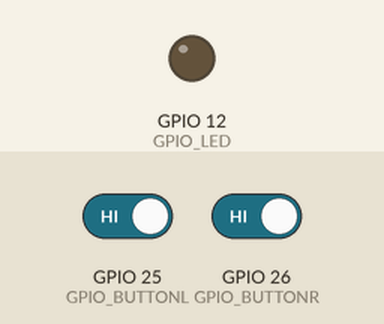
This sketch was run on a simulated ESP32. Shown: output pins drawn as LEDs (lit = HIGH). Inputs (shaded band) come from the test bench; at power-on: GPIO 25 (GPIO_BUTTONL) HIGH, GPIO 26 (GPIO_BUTTONR) HIGH.

Above: at 3.2 s.
3.3 s: GPIO 25 (GPIO_BUTTONL) driven LOW and GPIO 26 (GPIO_BUTTONR) driven LOW
At 3.9 s:
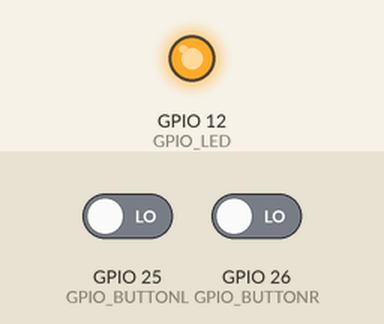
4.8 s: GPIO 25 (GPIO_BUTTONL) driven HIGH
At 6.0 s:
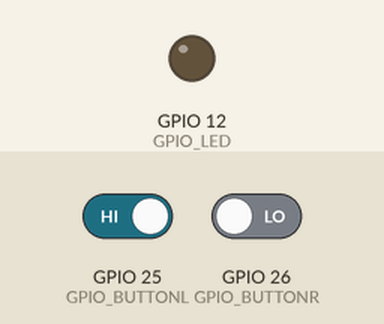
6.3 s: GPIO 25 (GPIO_BUTTONL) driven LOW
At 7.3 s:
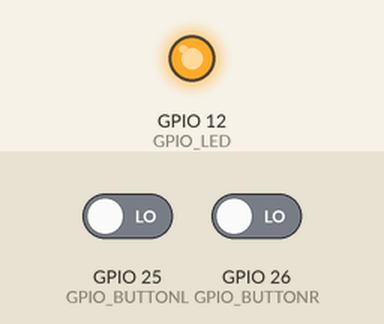
Timing chart, 0 to 9.3 s (numbered marks = the images above; inputs shaded):
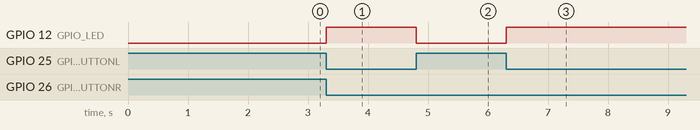

Measured:
- after the input at 3.3 s, GPIO 12 (GPIO_LED): LOW → HIGH at once
- after the input at 4.8 s, GPIO 12 (GPIO_LED): HIGH → LOW at once
- after the input at 6.3 s, GPIO 12 (GPIO_LED): LOW → HIGH at once

The sketch:

press.ino
```cpp
// (licence header left out)
// LED is active high
#define GPIO_LED      12
#define GPIO_BUTTONL  25
#define GPIO_BUTTONR  26

static QueueHandle_t queue;

//
// Button Debouncing task:
//
static void debounce_task(void *argp) {
  unsigned button_gpio = *(unsigned*)argp;
  uint32_t level, state = 0;
  uint32_t mask = 0x7FFFFFFF;
  int event, last = -999;

  for (;;) {
    level = !digitalRead(button_gpio);
    state = (state << 1) | level;
    if ( (state & mask) == mask )
      event = button_gpio;  // Press
    else
      event = -button_gpio; // Release

    if ( event != last ) {
      if ( xQueueSendToBack(queue,&event,1) == pdPASS )
        last = event;
    }
    taskYIELD();
  }
}

//
// Hydraulic Press Task (LED)
//
static void press_task(void *argp) {
  static const uint32_t enable = (1 << GPIO_BUTTONL)
    | (1 << GPIO_BUTTONR);
  BaseType_t s;
  int event;
  uint32_t state = 0;

  // Make sure press is OFF
  digitalWrite(GPIO_LED,LOW);

  for (;;) {
    s = xQueueReceive(
      queue,
      &event,
      portMAX_DELAY
    );
    assert(s == pdPASS);

    if ( event >= 0 ) {
      // Button press
      state |= 1 << event;
    } else {
      // Button release
      state &= ~(1 << -event);
    }

    if ( state == enable ) {
      // Activate press when both
      // Left and Right buttons are
      // pressed.
      digitalWrite(GPIO_LED,HIGH);
    } else {
      // Deactivate press
      digitalWrite(GPIO_LED,LOW);
    }
  }
}

//
// Initialization:
//
void setup() {
  int app_cpu = xPortGetCoreID();
  static int left = GPIO_BUTTONL;
  static int right = GPIO_BUTTONR;
  TaskHandle_t h;
  BaseType_t rc;

  delay(2000);          // Allow USB to connect
  queue = xQueueCreate(40,sizeof(int));
  assert(queue);

  pinMode(GPIO_LED,OUTPUT);
  pinMode(GPIO_BUTTONL,INPUT_PULLUP);
  pinMode(GPIO_BUTTONR,INPUT_PULLUP);

  rc = xTaskCreatePinnedToCore(
    debounce_task,
    "debounceL",
    2048,     // Stack size
    &left,    // Left button gpio
    1,        // Priority
    &h,       // Task handle
    app_cpu   // CPU
  );
  assert(rc == pdPASS);
  assert(h);

  rc = xTaskCreatePinnedToCore(
    debounce_task,
    "debounceR",
    2048,     // Stack size
    &right,   // Right button gpio
    1,        // Priority
    &h,       // Task handle
    app_cpu   // CPU
  );
  assert(rc == pdPASS);
  assert(h);

  rc = xTaskCreatePinnedToCore(
    press_task,
    "led",
    2048,     // Stack size
    nullptr,  // Not used
    1,        // Priority
    &h,       // Task handle
    app_cpu   // CPU
  );
  assert(rc == pdPASS);
  assert(h);
}

// Not used:
void loop() {
  vTaskDelete(nullptr);
}
```
